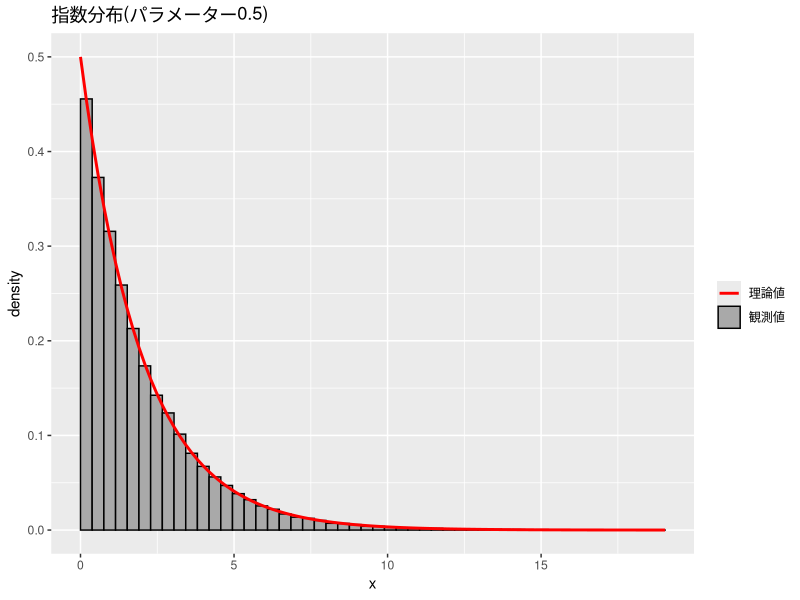

Write the R code that produced this figure.
set.seed(20) # 乱数の初期値を指定
rexp(10) # レート1の指数分布に従う乱数を10個発生
## ヒストグラムの作成と確率密度関数との比較
library(ggplot2)
lambda <- 0.5
x <- rexp(10^5, rate = lambda) # レート0.5の指数乱数を10^5個発生
f <- function(x) dexp(x, lambda) # 確率密度関数
ggplot() + 
  geom_histogram(aes(x, y = after_stat(density), # y軸を密度スケールにする
                     color = "観測値"), # 凡例をつけるために, color=ラベルの形式で設定しておく
                 breaks = seq(0, max(x), by = max(x)/50), # ビンを手動で設定
                 fill = "darkgray") + # 棒グラフの色
  stat_function(aes(color = "理論値"), linewidth = 1, fun = f) + 
  # 密度の上書き. ここでも凡例をつけるためにcolorを設定しておく
  # また，線の太さを調整するためにsizeを指定している.
  scale_color_manual(name = "", values = c(観測値="black", 理論値="red")) +
  # 密度の色・ヒストグラムの境界線の設定. 凡例にも反映される
  ggtitle(paste0("指数分布(パラメーター", lambda, ")")) # グラフタイトル
